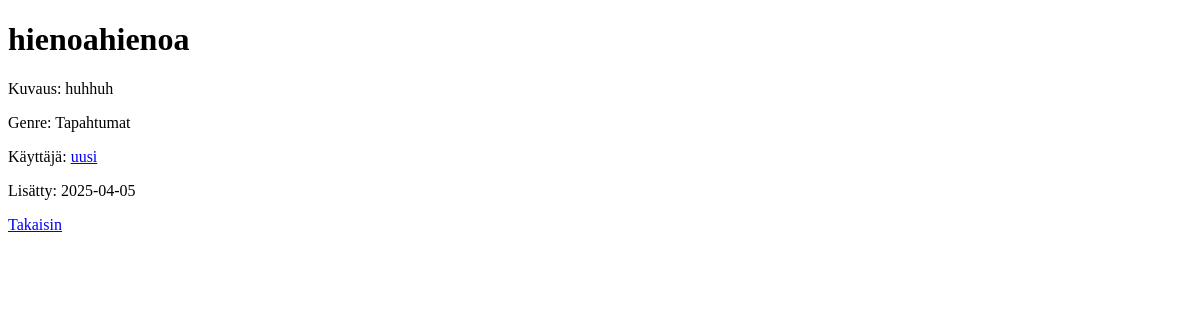
The app's page /image/11, older data.
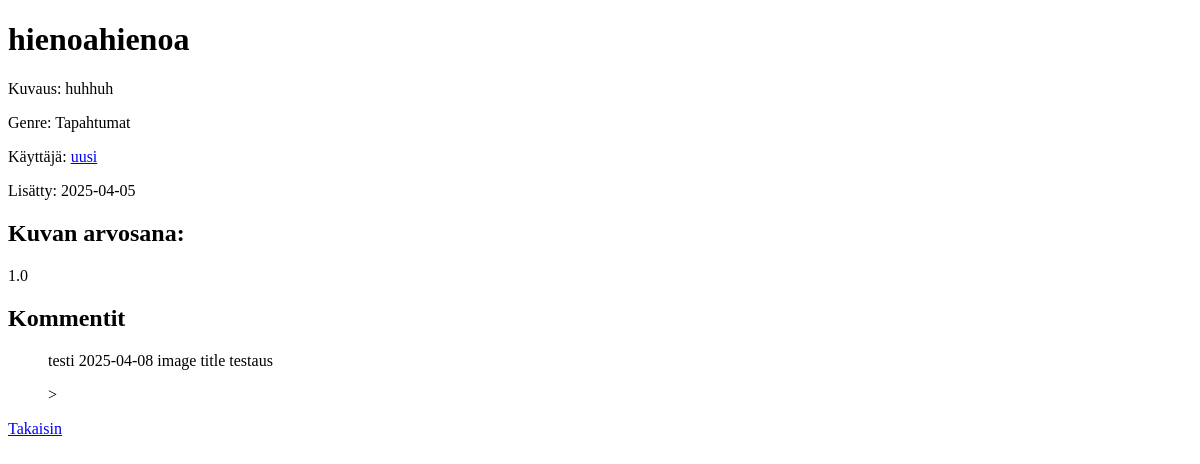
The same page, newer data.
### tables this page shows
CREATE TABLE images (
id INTEGER PRIMARY KEY,
title TEXT,
kuvaus TEXT,
genre TEXT,
user_id INTEGER REFERENCES users,
date_added TEXT
);

CREATE TABLE users (
    id INTEGER PRIMARY KEY,
    username TEXT UNIQUE,
    password_hash TEXT
, kuvaus TEXT);

CREATE TABLE comments (
id INTEGER PRIMARY KEY,
image_id INTEGER,
comment TEXT,
user_id INTEGER REFERENCES users,
date_added TEXT
, image_title TEXT);

### app.py (the view)
@app.route("/image/<int:image_id>", methods=["GET", "POST"])
def show_image(image_id):
    image = images.get_image(image_id)
    comments = images.get_comments(image_id)
    grade_mean = images.get_grades(image_id)
    if not image:
        abort(404)
    return render_template("show_image.html", image=image, comments=comments, grade_mean=grade_mean)

### db.py (called while the page is built)
def get_connection():
    con = sqlite3.connect("database.db")
    con.execute("PRAGMA foreign_keys = ON")
    con.row_factory = sqlite3.Row
    return con

def query(sql, params=[]):
    con = get_connection()
    result = con.execute(sql, params).fetchall()
    con.close()
    return result

### images.py (called while the page is built)
def get_image(image_id):
    sql = """SELECT images.id,
                    images.title,
                    images.kuvaus,
                    images.genre,
                    images.date_added,
                    users.id user_id,
                    users.username
             FROM   images, users
             WHERE  images.user_id = users.id AND
                    images.id = ?"""
    result = db.query(sql, [image_id])
    return result[0] if result else None

def get_comments(image_id):
    sql = """SELECT comments.comment,
                    comments.date_added,
                    users.username
             FROM   comments
             JOIN   users ON comments.user_id = users.id
             WHERE  comments.image_id = ?
             ORDER BY comments.date_added DESC"""
    result = db.query(sql, [image_id])
    return result if result else None

def get_grades(image_id):
    sql = """SELECT AVG(grades.grade) AS mean
             FROM   grades
             WHERE  grades.image_id = ?"""
    result = db.query(sql, [image_id])[0]["mean"]
    return round(result, 2) if result else None

### templates/show_image.html (shortened to what this page needs)
<!DOCTYPE html>
<html>
<head>
</head>
<body>
    <h1>{{ image.title }}</h1>
    <p>Kuvaus: {{ image.kuvaus }}</p>
    <p>Genre: {{ image.genre }}</p>
    <p>Käyttäjä: <a href="/user/{{ image.user_id }}">{{ image.username }}</a></p>
    <p>Lisätty: {{ image.date_added }}</p>
    {% if grade_mean %}
    <h2>Kuvan arvosana:</h2>
        <p>{{ grade_mean }}</p>
    {% endif %}
    {% if comments %}
    <h2>Kommentit</h2>
    <ul>
        {% for comment in comments %}
        <p>{{ comment.username}} {{ comment.date_added }} {{ comment.comment }}</p>>
        {% endfor %}
    </ul>
    {% endif %}
    <p>
        <a href="/">Takaisin</a>
    </p>
</body>
</html>

Row changes from the older to the newer data that the page shows:
added comments: username "testi", date_added "2025-04-08", comment "image title testaus"
Text that changed along with them:
{{ grade_mean }}: (not shown) → "1.0"
text now shown: "Kuvan arvosana: Kommentit"
